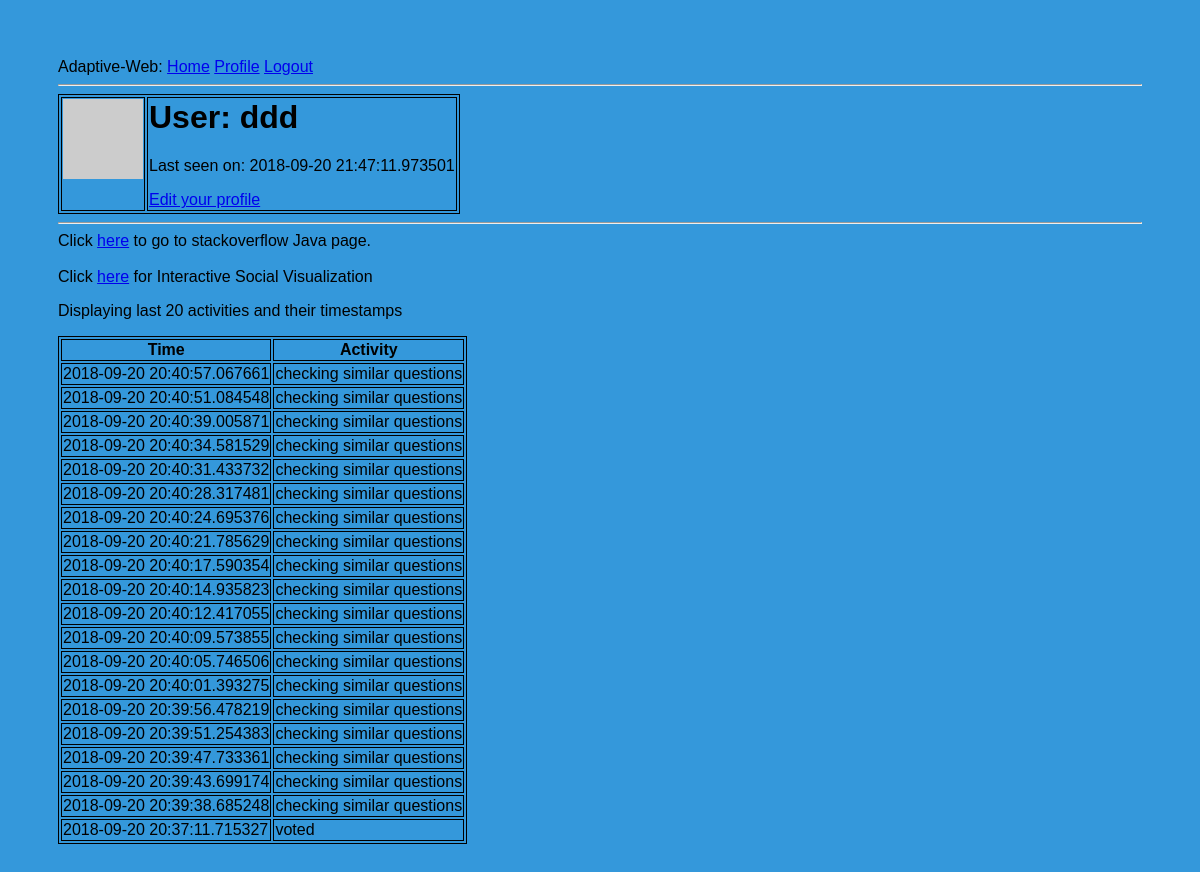
Page /user/ddd (signed in) on the committed database.
### app/models.py (models this page shows, shortened)
class User(UserMixin, db.Model):
    id = db.Column(db.Integer, primary_key=True)
    username = db.Column(db.String(64), index=True, unique=True)
    email = db.Column(db.String(120), index=True, unique=True)
    password_hash = db.Column(db.String(128))
    about_me = db.Column(db.String(140))
    last_seen = db.Column(db.DateTime, default=datetime.utcnow)
    def __repr__(self):
        return '<User {}>'.format(self.username)
    def avatar(self, size):
        digest = md5(self.email.lower().encode('utf-8')).hexdigest()
        return 'https://www.gravatar.com/avatar/{}?d=identicon&s={}'.format(
            digest, size)

class Test(db.Model):
    id = db.Column(db.Integer, primary_key=True)
    username = db.Column(db.String(64), index=True)
    count = db.Column(db.Integer)
    activity = db.Column(db.String(64), index=True)
    time = db.Column(db.DateTime, index=True, default=datetime.utcnow)

### app/routes.py (the view)
@app.route('/user/<username>', methods=['GET', 'POST'])
@login_required
def user(username):
    print current_user
    user = User.query.filter_by(username=username).first_or_404()
    posts = Test.query.filter_by(username=username).first()
    conn = sqlite3.connect('app.db')
    c = conn.cursor()
    print str(current_user.username)
    c.execute("SELECT time, activity FROM Test WHERE username like '" + str(current_user.username) + "' ORDER BY id DESC LIMIT 20")
    data = c.fetchall()
    print "rendering"
    return render_template('user.html', user=user, data=data)

### app/models.py (called while the page is built)
@login.user_loader
def load_user(id):
    return User.query.get(int(id))

### app/routes.py (called while the page is built)
@app.before_request
def before_request():
    if current_user.is_authenticated:
        current_user.last_seen = datetime.utcnow()
        db.session.commit()

### app/templates/user.html (shortened to what this page needs)
{% extends "base.html" %}
{% block content %}
    <table>
        <tr valign="top">
            <td><img src="{{ user.avatar(128) }}"></td>
            <td>
                <h1>User: {{ user.username }}</h1>
                {% if user.last_seen %}<p>Last seen on: {{ user.last_seen }}</p>{% endif %}
                {% if user == current_user %}
                <p><a href="{{ url_for('edit_profile') }}">Edit your profile</a></p>
                {% endif %}
            </td>
        </tr>
    </table>
    <hr>
    Click <a href="https://stackoverflow.com/questions/tagged/java?sort=frequent&pageSize=15?&user={{ user.username }}">here</a> to go to stackoverflow Java page.
<br>
<br>
Click <a href="{{url_for('chart') }}">here</a> for Interactive Social Visualization
<br>
<p> Displaying last 20 activities and their timestamps</p>
    <table>
        <tr>
    <th>Time</th>
    <th>Activity</th>
  </tr>
    {% for item in data %}
    <tr>
        <td>{{item[0]}}</td>
        <td>{{item[1]}}</td>
    </tr>
    {% endfor %}
    </table>
{% endblock %}

### app/static/style.css (style rules this page uses)
* { box-sizing: border-box; }
body { font-family: Arial; background-color: #3498DB; padding: 50px; }

### app/templates/user.html (style rules this page uses)
table, th, td { border: 1px solid black; }

### rows in the picture
User: username "ddd", last_seen "2018-09-20 21:47:11.973501"
Test: time "2018-09-20 20:40:57.067661", activity "checking similar questions"
Test: time "2018-09-20 20:40:51.084548", activity "checking similar questions"
Test: time "2018-09-20 20:40:39.005871", activity "checking similar questions"
Test: time "2018-09-20 20:40:34.581529", activity "checking similar questions"
Test: time "2018-09-20 20:40:31.433732", activity "checking similar questions"
Test: time "2018-09-20 20:40:28.317481", activity "checking similar questions"
Test: time "2018-09-20 20:40:24.695376", activity "checking similar questions"
Test: time "2018-09-20 20:40:21.785629", activity "checking similar questions"
Test: time "2018-09-20 20:40:17.590354", activity "checking similar questions"
Test: time "2018-09-20 20:40:14.935823", activity "checking similar questions"
Test: time "2018-09-20 20:40:12.417055", activity "checking similar questions"
Test: time "2018-09-20 20:40:09.573855", activity "checking similar questions"
Test: time "2018-09-20 20:40:05.746506", activity "checking similar questions"
Test: time "2018-09-20 20:40:01.393275", activity "checking similar questions"
Test: time "2018-09-20 20:39:56.478219", activity "checking similar questions"
Test: time "2018-09-20 20:39:51.254383", activity "checking similar questions"
Test: time "2018-09-20 20:39:47.733361", activity "checking similar questions"
Test: time "2018-09-20 20:39:43.699174", activity "checking similar questions"
Test: time "2018-09-20 20:39:38.685248", activity "checking similar questions"
Test: time "2018-09-20 20:37:11.715327", activity "voted"
